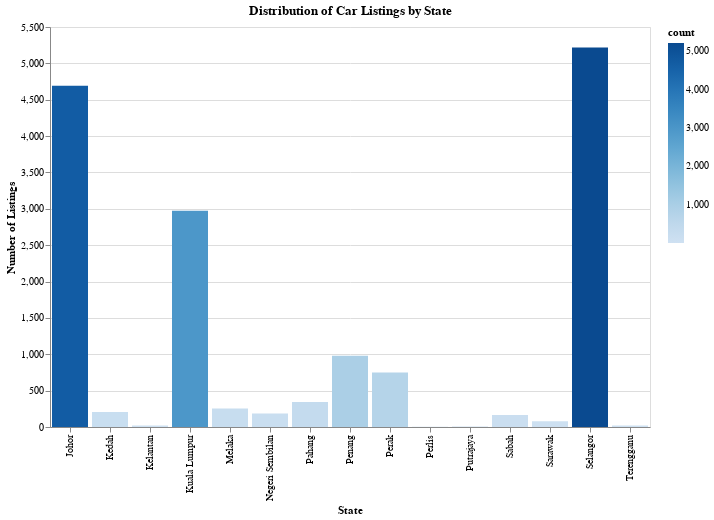

Notebook cell for this chart:
### Code cell
# Count the number of entries per state
state_counts = df['state'].value_counts().reset_index()
state_counts.columns = ['state', 'count']

# Create a bar chart using Altair
chart = alt.Chart(state_counts).mark_bar().encode(
    x=alt.X('state:N', title='State'),
    y=alt.Y('count:Q', title='Number of Listings'),
    color=alt.Color('count:Q', scale=alt.Scale(scheme='blues'))
).properties(
    title='Distribution of Car Listings by State',
    width=600,
    height=400
)

# Display the chart
chart

# Print the actual counts and percentages
# print("\nState Distribution:")
# print(df['state'].value_counts())
# print("\nPercentages:")
# print((df['state'].value_counts() / len(df) * 100).round(2), "%")

### Figure 1 — Vega-Lite specification as saved in the notebook (floating-point values rounded to 4 significant figures)
{"config": {"view": {"continuousWidth": 300, "continuousHeight": 300}}, "data": {"name": "data-eabc588c5fe57989c2d39803f819aa25"}, "mark": {"type": "bar"}, "encoding": {"color": {"field": "count", "scale": {"scheme": "blues"}, "type": "quantitative"}, "x": {"field": "state", "title": "State", "type": "nominal"}, "y": {"field": "count", "title": "Number of Listings", "type": "quantitative"}}, "height": 400, "title": "Distribution of Car Listings by State", "width": 600, "$schema": "https://vega.github.io/schema/vega-lite/v5.20.1.json", "datasets": {"data-eabc588c5fe57989c2d39803f819aa25": [{"state": "Selangor", "count": 5218}, {"state": "Johor", "count": 4693}, {"state": "Kuala Lumpur", "count": 2972}, {"state": "Penang", "count": 981}, {"state": "Perak", "count": 749}, {"state": "Pahang", "count": 344}, {"state": "Melaka", "count": 256}, {"state": "Kedah", "count": 206}, {"state": "Negeri Sembilan", "count": 187}, {"state": "Sabah", "count": 164}, {"state": "Sarawak", "count": 79}, {"state": "Terengganu", "count": 21}, {"state": "Kelantan", "count": 21}, {"state": "Putrajaya", "count": 6}, {"state": "Perlis", "count": 4}]}}
